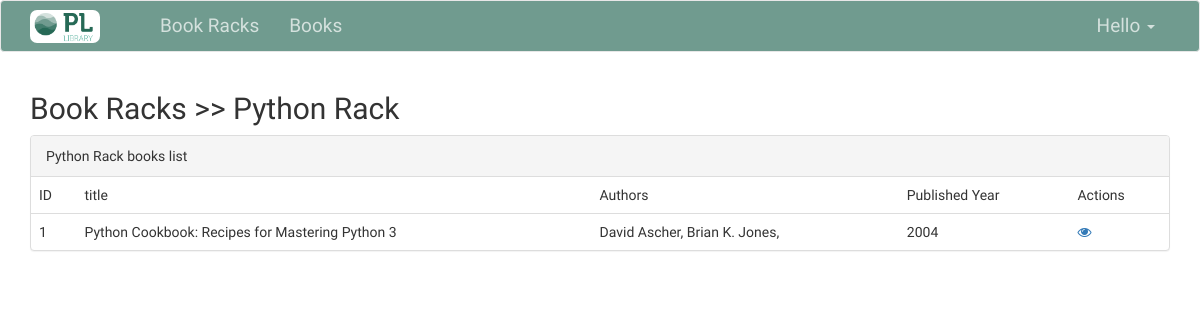
The page /book/racks/python-rack/ on the database as committed earlier.
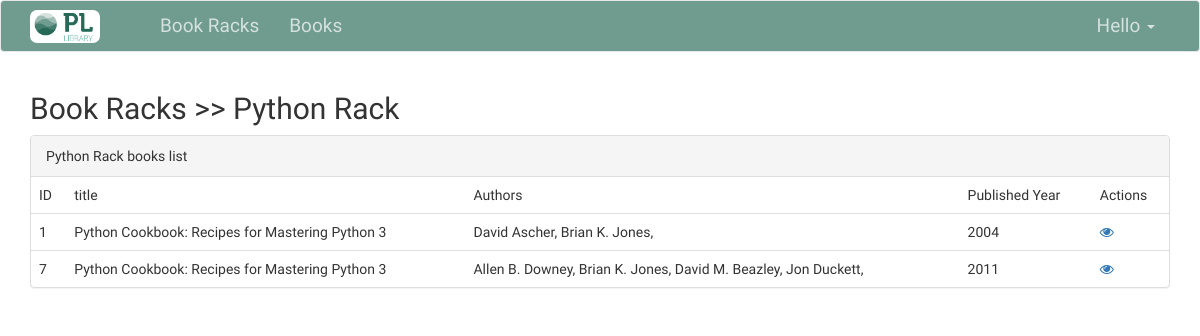
The same page on the database as committed later.
### bookracks/models.py (models this page shows, shortened)
class DefaultModel(models.Model):
    created = models.DateTimeField(auto_now_add=True)
    modified = models.DateTimeField(auto_now=True)
    class Meta:
        abstract = True

class Book(DefaultModel):
    book_rack = models.ForeignKey(BookRack, on_delete=models.CASCADE)
    title = models.CharField(null=False, blank=False, max_length=255)
    slug = models.SlugField(null=True, blank=True, max_length=255, unique=True)
    authors = models.ManyToManyField(Author)
    published_year = models.CharField(max_length=50)

class Author(DefaultModel):
    name = models.CharField(max_length=200)
    slug = models.SlugField(null=True, blank=True, max_length=255, unique=True)

### bookracks/views.py (the view)
# urls.py: path('racks/<str:slug>/', views.RacksDetailView.as_view(), name="racks_detail"),
class RacksDetailView(LoginRequiredMixin, DetailView):
    template_name = 'bookracks/racks/detail.html'
    model = BookRack

### templates/bookracks/racks/detail.html
{% extends 'base.html' %}
{% block content %}
    <h2>Book Racks >> {{ object.name }}</h2>
    <div class="panel panel-default">
        <div class="panel-heading">{{ object.name }} books list</div>
        <div class="panel-body" style="padding: 0">
            <table class="table tabel-hover" style="margin-bottom: 0px">
                <thead>
                <tr>
                    <td>ID</td>
                    <td>title</td>
                    <td>Authors</td>
                    <td>Published Year</td>
                    <td>Actions</td>
                </tr>
                </thead>
                <tbody>
                {% for book in object.book_set.all %}
                    <tr>
                        <td>{{ book.id }}</td>
                        <td>{{ book.title }}</td>
                        <td>
                            {% for author in book.authors.all %}
                                {{ author.name }},
                            {% endfor %}
                        </td>
                        <td>{{ book.published_year }}</td>
                        <td>
                            <a href=""><i class="fa fa-eye"></i></a>
                        </td>
                    </tr>
                {% endfor %}
                </tbody>
            </table>
        </div>
    </div>
{% endblock %}

Rows that differ between the two databases and show on the page:
added Book: id "7", title "Python Cookbook: Recipes for Mastering Python 3", published_year "2011", Author (name "Brian K. Jones")
now on this page (row unchanged): Author: name "Allen B. Downey", shown under "7"
now on this page (row unchanged): Author: name "David M. Beazley", shown under "7"
added Author: name "Jon Duckett", shown under "7"
